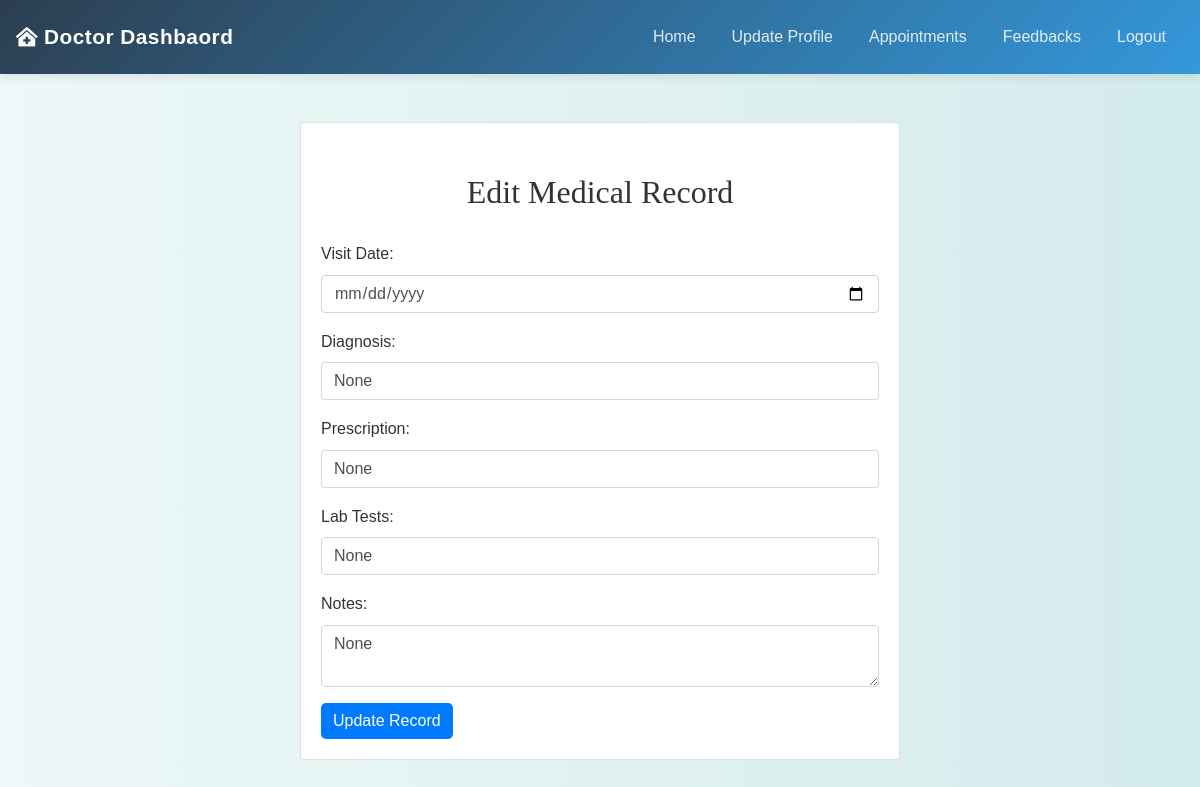
The page /doctor/edit_medical_record.php?record_id=1 (signed in) on the database its author committed.
### tables this page shows
CREATE TABLE `patient_records` (
  `record_id` int(11) NOT NULL,
  `patient_id` int(11) DEFAULT NULL,
  `doctor_id` int(11) DEFAULT NULL,
  `visit_date` datetime DEFAULT NULL,
  `diagnosis` text DEFAULT NULL,
  `prescription` text DEFAULT NULL,
  `lab_tests` text DEFAULT NULL,
  `notes` text DEFAULT NULL,
  `created_at` timestamp NOT NULL DEFAULT current_timestamp(),
  `updated_at` timestamp NOT NULL DEFAULT current_timestamp() ON UPDATE current_timestamp()
);

### doctor/edit_medical_record.php (the view, shortened to what this page needs)
<?php
include('config.php');
$record_id = $_GET['record_id'];
$sql = "SELECT * FROM patient_records WHERE record_id = ?";
$stmt = mysqli_prepare($conn, $sql);
mysqli_stmt_bind_param($stmt, "i", $record_id);
mysqli_stmt_execute($stmt);
$result = mysqli_stmt_get_result($stmt);
$record = mysqli_fetch_assoc($result);
?>
<!DOCTYPE html>
<html>
<head>
    <link rel="stylesheet" href="https://maxcdn.bootstrapcdn.com/bootstrap/4.5.2/css/bootstrap.min.css">
    <link rel="stylesheet" href="../css/style.css">
</head>
<body>
<?php include('navbar.php'); ?>
<div class="container mt-5">
<div class="card mx-auto" style="max-width: 600px;">
        <div class="card-body">
    <h2 class="text-center">Edit Medical Record</h2>
    <form action="<?php echo htmlspecialchars($_SERVER["PHP_SELF"]) . '?record_id=' . $record_id; ?>" method="post">
        <div class="form-group">
            <label for="visit_date">Visit Date:</label>
            <input type="date" name="visit_date" class="form-control" value="<?php echo htmlspecialchars($record['visit_date']); ?>" required>
        </div>
        <div class="form-group">
            <label for="diagnosis">Diagnosis:</label>
            <input type="text" name="diagnosis" class="form-control" value="<?php echo htmlspecialchars($record['diagnosis']); ?>" required>
        </div>
        <div class="form-group">
            <label for="prescription">Prescription:</label>
            <input type="text" name="prescription" class="form-control" value="<?php echo htmlspecialchars($record['prescription']); ?>" required>
        </div>
        <div class="form-group">
            <label for="lab_tests">Lab Tests:</label>
            <input type="text" name="lab_tests" class="form-control" value="<?php echo htmlspecialchars($record['lab_tests']); ?>" required>
        </div>
        <div class="form-group">
            <label for="notes">Notes:</label>
            <textarea name="notes" class="form-control" required><?php echo htmlspecialchars($record['notes']); ?></textarea>
        </div>
        <button type="submit" class="btn btn-primary">Update Record</button>
    </form>
</div>
</div>
</div>
</body>
</html>

### css/style.css (style rules this page uses)
body { background: linear-gradient(90deg, rgba(233, 246, 246, 0.831), rgba(207, 233, 233, 0.9)); font-family: 'Arial', sans-serif; color: #333; line-height: 1.6; }
h1, h2, h3, h4 { text-align: center; margin-top: 30px; margin-bottom: 30px; font-family: 'Georgia', serif; }
.container { margin-bottom: 40px; }
.btn-primary { color: #fff; border: none; border-radius: 5px; cursor: pointer; transition: background-color 0.3s ease; }

### rows shown on the page
patient_records: diagnosis "None", prescription "None", lab_tests "None", notes "None"
